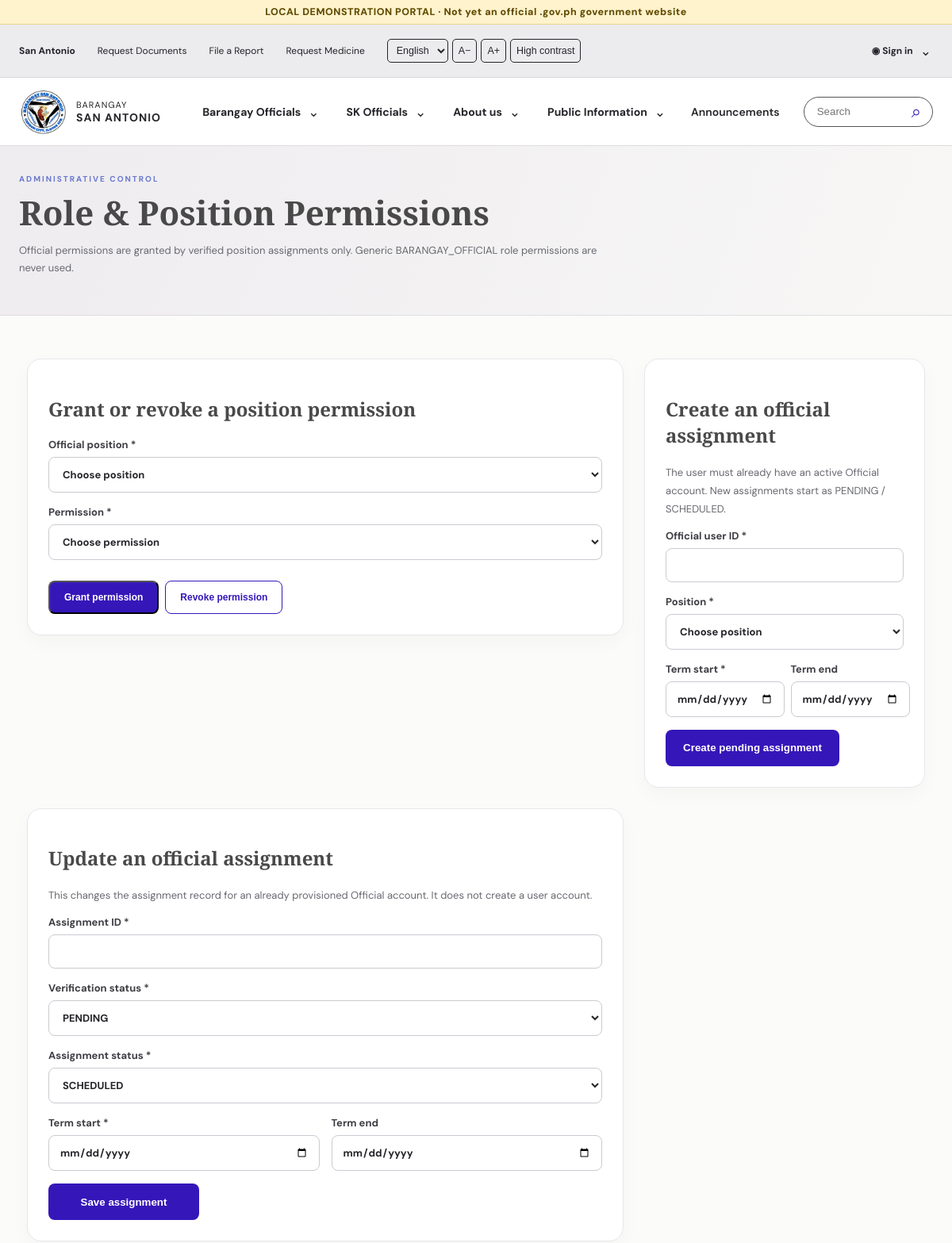
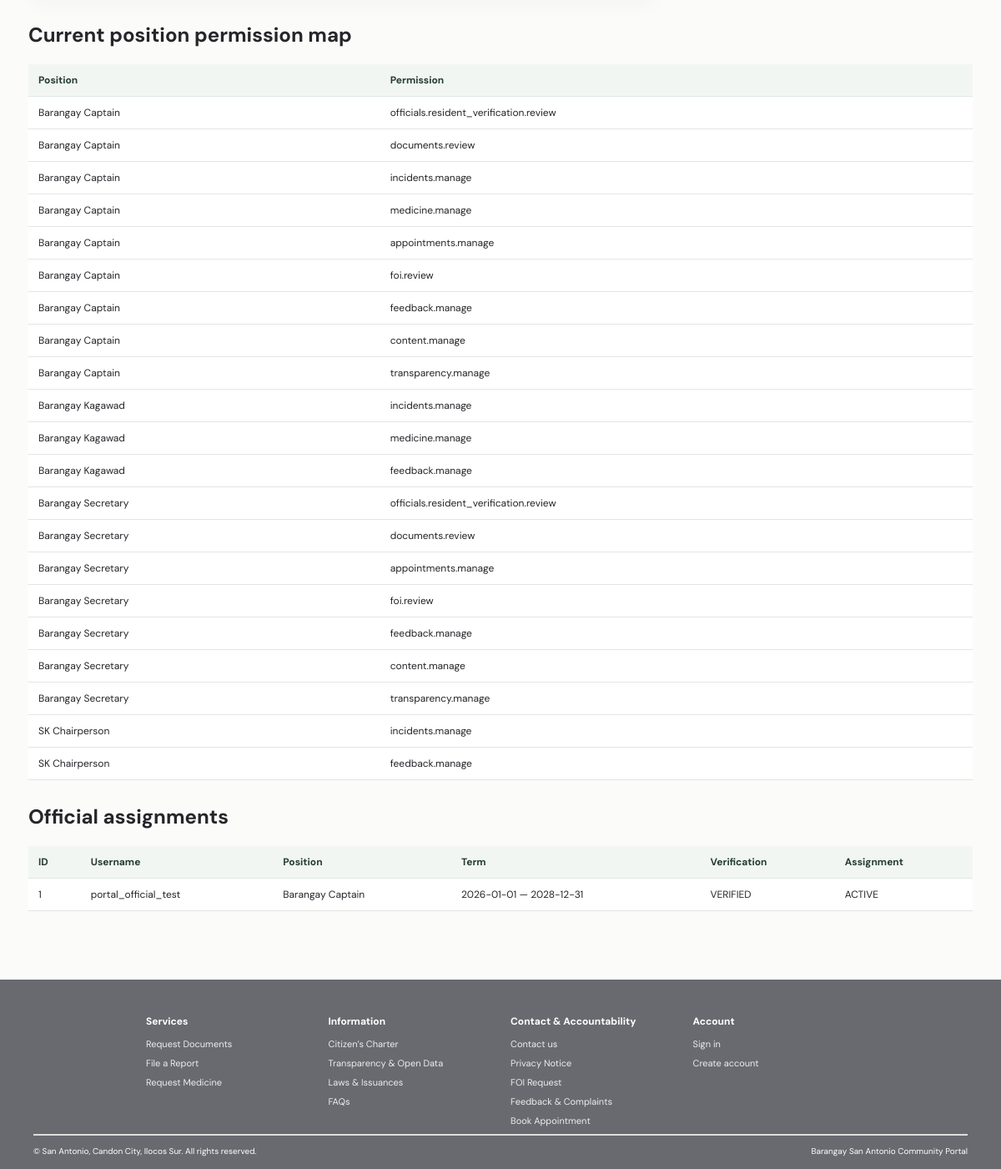
The app's page /public/rbac_manage.php (signed in) with its own data (2 pictures, top to bottom).
### tables this page shows
CREATE TABLE IF NOT EXISTS position_permissions (
  position_id BIGINT UNSIGNED NOT NULL,
  permission_id BIGINT UNSIGNED NOT NULL,
  granted_by_user_id BIGINT UNSIGNED NULL,
  granted_at DATETIME NOT NULL DEFAULT CURRENT_TIMESTAMP,
  PRIMARY KEY (position_id, permission_id),
  CONSTRAINT fk_position_permissions_position FOREIGN KEY (position_id) REFERENCES official_positions(position_id) ON DELETE CASCADE ON UPDATE RESTRICT,
  CONSTRAINT fk_position_permissions_permission FOREIGN KEY (permission_id) REFERENCES permissions(permission_id) ON DELETE CASCADE ON UPDATE RESTRICT,
  CONSTRAINT fk_position_permissions_granter FOREIGN KEY (granted_by_user_id) REFERENCES users(user_id) ON DELETE SET NULL ON UPDATE RESTRICT
);

CREATE TABLE IF NOT EXISTS official_positions (
  position_id BIGINT UNSIGNED NOT NULL AUTO_INCREMENT PRIMARY KEY,
  position_code VARCHAR(60) NOT NULL UNIQUE,
  position_name VARCHAR(120) NOT NULL,
  description VARCHAR(255) NULL,
  is_active TINYINT(1) NOT NULL DEFAULT 1,
  created_at DATETIME NOT NULL DEFAULT CURRENT_TIMESTAMP
);

CREATE TABLE IF NOT EXISTS permissions (
  permission_id BIGINT UNSIGNED NOT NULL AUTO_INCREMENT PRIMARY KEY,
  permission_code VARCHAR(100) NOT NULL UNIQUE,
  permission_name VARCHAR(150) NOT NULL,
  module_name VARCHAR(80) NOT NULL
);

CREATE TABLE IF NOT EXISTS official_assignments (
  official_assignment_id BIGINT UNSIGNED NOT NULL AUTO_INCREMENT PRIMARY KEY,
  user_id BIGINT UNSIGNED NOT NULL,
  position_id BIGINT UNSIGNED NOT NULL,
  term_start DATE NOT NULL,
  term_end DATE NULL,
  verification_status ENUM('PENDING','VERIFIED','REJECTED') NOT NULL DEFAULT 'PENDING',
  assignment_status ENUM('SCHEDULED','ACTIVE','ENDED','REVOKED') NOT NULL DEFAULT 'SCHEDULED',
  verified_by_user_id BIGINT UNSIGNED NULL,
  verified_at DATETIME NULL,
  notes VARCHAR(1000) NULL,
  created_at DATETIME NOT NULL DEFAULT CURRENT_TIMESTAMP,
  CONSTRAINT fk_official_assignment_user FOREIGN KEY (user_id) REFERENCES users(user_id) ON DELETE RESTRICT ON UPDATE RESTRICT,
  CONSTRAINT fk_official_assignment_position FOREIGN KEY (position_id) REFERENCES official_positions(position_id) ON DELETE RESTRICT ON UPDATE RESTRICT,
  CONSTRAINT fk_official_assignment_verifier FOREIGN KEY (verified_by_user_id) REFERENCES users(user_id) ON DELETE SET NULL ON UPDATE RESTRICT,
  INDEX idx_official_assignment_user (user_id, assignment_status, verification_status)
);

CREATE TABLE IF NOT EXISTS users (
  user_id BIGINT UNSIGNED NOT NULL AUTO_INCREMENT PRIMARY KEY,
  username VARCHAR(30) NOT NULL,
  email VARCHAR(254) NOT NULL,
  password_hash VARCHAR(255) NOT NULL,
  account_type ENUM('RESIDENT','VISITOR','OFFICIAL','ADMINISTRATOR') NOT NULL,
  account_status ENUM('PENDING_EMAIL','ACTIVE','SUSPENDED','DISABLED') NOT NULL DEFAULT 'PENDING_EMAIL',
  email_verified_at DATETIME NULL,
  last_login_at DATETIME NULL,
  password_changed_at DATETIME NULL,
  failed_login_count INT UNSIGNED NOT NULL DEFAULT 0,
  locked_until DATETIME NULL,
  created_at DATETIME NOT NULL DEFAULT CURRENT_TIMESTAMP,
  updated_at DATETIME NOT NULL DEFAULT CURRENT_TIMESTAMP ON UPDATE CURRENT_TIMESTAMP,
  UNIQUE KEY uq_users_username (username),
  UNIQUE KEY uq_users_email (email)
);

### app/Core/Security.php (called while the page is built, shortened)
<?php
final class Security
{
    public static function e(?string $value): string
    {
        return htmlspecialchars($value ?? '', ENT_QUOTES | ENT_SUBSTITUTE, 'UTF-8');
    }
}

### public/rbac_manage.php (the view, shortened to what this page needs)
<?php
require dirname(__DIR__).'/app/Core/Security.php';
try{$db=Database::connection();}
catch(Throwable $e){error_log('RBAC manager: '.$e->getMessage());http_response_code(503);exit('RBAC management is unavailable.');}
$positions=$db->query('SELECT position_id,position_code,position_name FROM official_positions ORDER BY position_name')->fetchAll(PDO::FETCH_ASSOC);$permissions=$db->query('SELECT permission_id,permission_code,permission_name,module_name FROM permissions ORDER BY permission_id')->fetchAll(PDO::FETCH_ASSOC);$assignments=$db->query("SELECT oa.official_assignment_id,oa.user_id,u.username,op.position_name,oa.term_start,oa.term_end,oa.verification_status,oa.assignment_status FROM official_assignments oa JOIN users u ON u.user_id=oa.user_id JOIN official_positions op ON op.position_id=oa.position_id ORDER BY oa.created_at DESC LIMIT 100")->fetchAll(PDO::FETCH_ASSOC);$grants=$db->query('SELECT pp.position_id,pp.permission_id,op.position_name,p.permission_code FROM position_permissions pp JOIN official_positions op ON op.position_id=pp.position_id JOIN permissions p ON p.permission_id=pp.permission_id ORDER BY op.position_name,p.permission_id')->fetchAll(PDO::FETCH_ASSOC);
require dirname(__DIR__).'/app/Core/PublicPage.php';pageHeader('Role & Position Permissions','Manage official position-based authorization.');?>
<main id="main-content"><section class="page-hero"><div class="page-hero-inner"><p class="eyebrow">ADMINISTRATIVE CONTROL</p><h1>Role &amp; Position Permissions</h1><p>Official permissions are granted by verified position assignments only. Generic BARANGAY_OFFICIAL role permissions are never used.</p></div></section><section class="section">
<div class="content-layout"><article class="content-panel"><h2>Grant or revoke a position permission</h2><form class="portal-form" method="post"><input type="hidden" name="_csrf" value="<?= Security::e(Security::csrfToken()) ?>"><label>Official position *<select name="position_id" required><option value="">Choose position</option><?php foreach($positions as $p): ?><option value="<?= (int)$p['position_id'] ?>"><?= Security::e($p['position_name']) ?></option><?php endforeach; ?></select></label><label>Permission *<select name="permission_id" required><option value="">Choose permission</option><?php foreach($permissions as $p): ?><option value="<?= (int)$p['permission_id'] ?>"><?= Security::e($p['permission_code'].' — '.$p['permission_name']) ?></option><?php endforeach; ?></select></label><div class="workflow-actions"><button class="action-primary" name="action" value="grant_permission" type="submit">Grant permission</button><button class="action-secondary" name="action" value="revoke_permission" type="submit">Revoke permission</button></div></form></article><article class="content-panel"><h2>Create an official assignment</h2><p class="micro">The user must already have an active Official account. New assignments start as PENDING / SCHEDULED.</p><form class="portal-form" method="post"><input type="hidden" name="_csrf" value="<?= Security::e(Security::csrfToken()) ?>"><label>Official user ID *<input type="number" name="user_id" min="1" required></label><label>Position *<select name="position_id" required><option value="">Choose position</option><?php foreach($positions as $p): ?><option value="<?= (int)$p['position_id'] ?>"><?= Security::e($p['position_name']) ?></option><?php endforeach; ?></select></label><div class="form-grid"><label>Term start *<input type="date" name="term_start" required></label><label>Term end<input type="date" name="term_end"></label></div><button class="auth-submit" name="action" value="create_assignment" type="submit">Create pending assignment</button></form></article><article class="content-panel"><h2>Update an official assignment</h2><p class="micro">This changes the assignment record for an already provisioned Official account. It does not create a user account.</p><form class="portal-form" method="post"><input type="hidden" name="_csrf" value="<?= Security::e(Security::csrfToken()) ?>"><label>Assignment ID *<input type="number" name="assignment_id" min="1" required></label><label>Verification status *<select name="verification_status"><option>PENDING</option><option>VERIFIED</option><option>REJECTED</option></select></label><label>Assignment status *<select name="assignment_status"><option>SCHEDULED</option><option>ACTIVE</option><option>ENDED</option><option>REVOKED</option></select></label><div class="form-grid"><label>Term start *<input type="date" name="term_start" required></label><label>Term end<input type="date" name="term_end"></label></div><button class="auth-submit" name="action" value="update_assignment" type="submit">Save assignment</button></form></article></div>
<section class="workflow-section"><h2>Current position permission map</h2><div class="table-wrap"><table class="data-table"><thead><tr><th>Position</th><th>Permission</th></tr></thead><tbody><?php foreach($grants as $g): ?><tr><td><?= Security::e($g['position_name']) ?></td><td><?= Security::e($g['permission_code']) ?></td></tr><?php endforeach; ?></tbody></table></div></section>
<section class="workflow-section"><h2>Official assignments</h2><div class="table-wrap"><table class="data-table"><thead><tr><th>ID</th><th>Username</th><th>Position</th><th>Term</th><th>Verification</th><th>Assignment</th></tr></thead><tbody><?php foreach($assignments as $a): ?><tr><td><?= (int)$a['official_assignment_id'] ?></td><td><?= Security::e($a['username']) ?></td><td><?= Security::e($a['position_name']) ?></td><td><?= Security::e($a['term_start'].' — '.($a['term_end']??'Open')) ?></td><td><?= Security::e($a['verification_status']) ?></td><td><?= Security::e($a['assignment_status']) ?></td></tr><?php endforeach; ?></tbody></table></div></section></section></main><?php pageFooter();

### app/Core/PublicPage.php (shortened to what this page needs)
<?php
require_once dirname(__DIR__) . '/Core/Security.php';
$base = rtrim(dirname($_SERVER['SCRIPT_NAME']), '/\\');
function url(string $path = ''): string { global $base; return $base . '/' . ltrim($path, '/'); }
function pageHeader(string $title, string $description = ''): void {
    ?>
<!doctype html><html lang="en"><head><link rel="stylesheet" href="<?= Security::e(url('assets/css/site.css')) ?>"></head><body>
<div class="demo-ribbon" role="note">LOCAL DEMONSTRATION PORTAL · Not yet an official .gov.ph government website</div>
<div class="utility"><div class="utility-inner"><a href="<?= Security::e(url()) ?>">San Antonio</a><a href="<?= Security::e(url('service.php?type=barangay-clearance')) ?>" data-i18n></a><a href="<?= Security::e(url('service.php?type=incident-report')) ?>" data-i18n></a><a href="<?= Security::e(url('service.php?type=medicine-assistance')) ?>" data-i18n></a><div class="access-tools" aria-label="Accessibility controls"><select id="language-select" aria-label="Language"><option value="en">English</option></select><button type="button" data-font="down" aria-label="Decrease text size">A−</button><button type="button" data-font="up" aria-label="Increase text size">A+</button><button type="button" id="contrast-toggle" aria-pressed="false">High contrast</button></div><div class="nav-dropdown utility-account"><button class="nav-trigger" type="button" aria-expanded="false" aria-haspopup="true" aria-controls="signin-menu">◉ Sign in <span class="chevron">⌄</span></button></div></div></div>
<header class="header"><a class="brand" href="<?= Security::e(url()) ?>" aria-label="Barangay San Antonio home"><img class="brand-seal" src="<?= Security::e(url('assets/images/barangay-seal.png')) ?>" alt="Barangay San Antonio seal"><span>BARANGAY<br><b>SAN ANTONIO</b></span></a><nav class="main-nav" id="primary-navigation">
<div class="nav-dropdown"><button class="nav-trigger" type="button" aria-expanded="false" aria-haspopup="true" aria-controls="barangay-menu">Barangay Officials <span class="chevron">⌄</span></button></div>
<div class="nav-dropdown"><button class="nav-trigger" type="button" aria-expanded="false" aria-haspopup="true" aria-controls="sk-menu">SK Officials <span class="chevron">⌄</span></button></div>
<div class="nav-dropdown"><button class="nav-trigger" type="button" aria-expanded="false" aria-haspopup="true" aria-controls="about-menu">About us <span class="chevron">⌄</span></button></div>
<div class="nav-dropdown"><button class="nav-trigger" type="button" aria-expanded="false" aria-haspopup="true" aria-controls="public-info-menu">Public Information <span class="chevron">⌄</span></button></div><a href="<?= Security::e(url('announcements.php')) ?>">Announcements</a><form class="search" action="<?= Security::e(url('search.php')) ?>" method="get"><input name="q" placeholder="Search" aria-label="Search community" required><button type="submit" aria-label="Search">⌕</button></form></nav></header>
<?php }
function pageFooter(): void { ?>
<footer class="footer"><div class="footer-columns"><div><h3>Services</h3><a href="<?= Security::e(url('service.php?type=barangay-clearance')) ?>" data-i18n>Request Documents</a><a href="<?= Security::e(url('service.php?type=incident-report')) ?>" data-i18n>File a Report</a><a href="<?= Security::e(url('service.php?type=medicine-assistance')) ?>" data-i18n>Request Medicine</a></div><div><h3>Information</h3><a href="<?= Security::e(url('citizens-charter.php')) ?>" data-i18n>Citizen’s Charter</a><a href="<?= Security::e(url('transparency.php')) ?>">Transparency &amp; Open Data</a><a href="<?= Security::e(url('laws.php')) ?>" data-i18n>Laws &amp; Issuances</a><a href="<?= Security::e(url('information.php?section=faq')) ?>">FAQs</a></div><div><h3>Contact &amp; Accountability</h3><a href="<?= Security::e(url('information.php?section=contact')) ?>">Contact us</a><a href="<?= Security::e(url('privacy.php')) ?>" data-i18n>Privacy Notice</a><a href="<?= Security::e(url('foi.php')) ?>">FOI Request</a><a href="<?= Security::e(url('feedback.php')) ?>" data-i18n>Feedback &amp; Complaints</a><a href="<?= Security::e(url('appointment.php')) ?>">Book Appointment</a></div><div><h3>Account</h3><a href="<?= Security::e(url('login.php')) ?>">Sign in</a><a href="<?= Security::e(url('register.php')) ?>">Create account</a></div></div><div class="copyright"><span>© San Antonio, Candon City, Ilocos Sur. All rights reserved.</span><span>Barangay San Antonio Community Portal</span></div></footer><script src="<?= Security::e(url('assets/js/site.js')) ?>" defer></script></body></html><?php }

### records on screen
position_permissions: position.position_name "Barangay Captain", permission.permission_code "officials.resident_verification.review"
position_permissions: position.position_name "Barangay Captain", permission.permission_code "documents.review"
position_permissions: position.position_name "Barangay Captain", permission.permission_code "incidents.manage"
position_permissions: position.position_name "Barangay Captain", permission.permission_code "medicine.manage"
position_permissions: position.position_name "Barangay Captain", permission.permission_code "appointments.manage"
position_permissions: position.position_name "Barangay Captain", permission.permission_code "foi.review"
position_permissions: position.position_name "Barangay Captain", permission.permission_code "feedback.manage"
position_permissions: position.position_name "Barangay Captain", permission.permission_code "content.manage"
position_permissions: position.position_name "Barangay Captain", permission.permission_code "transparency.manage"
position_permissions: position.position_name "Barangay Kagawad", permission.permission_code "incidents.manage"
position_permissions: position.position_name "Barangay Kagawad", permission.permission_code "medicine.manage"
position_permissions: position.position_name "Barangay Kagawad", permission.permission_code "feedback.manage"
position_permissions: position.position_name "Barangay Secretary", permission.permission_code "officials.resident_verification.review"
position_permissions: position.position_name "Barangay Secretary", permission.permission_code "documents.review"
position_permissions: position.position_name "Barangay Secretary", permission.permission_code "appointments.manage"
position_permissions: position.position_name "Barangay Secretary", permission.permission_code "foi.review"
position_permissions: position.position_name "Barangay Secretary", permission.permission_code "feedback.manage"
position_permissions: position.position_name "Barangay Secretary", permission.permission_code "content.manage"
position_permissions: position.position_name "Barangay Secretary", permission.permission_code "transparency.manage"
position_permissions: position.position_name "SK Chairperson", permission.permission_code "incidents.manage"
position_permissions: position.position_name "SK Chairperson", permission.permission_code "feedback.manage"
official_assignments: official_assignment_id "1", user.username "portal_official_test", position.position_name "Barangay Captain", term_start+term_end "2026-01-01 — 2028-12-31", verification_status "VERIFIED", assignment_status "ACTIVE"
